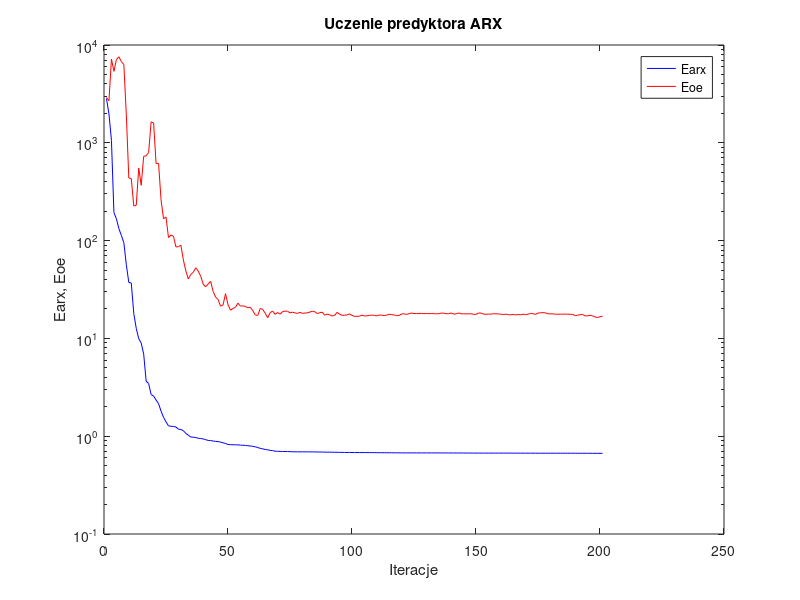
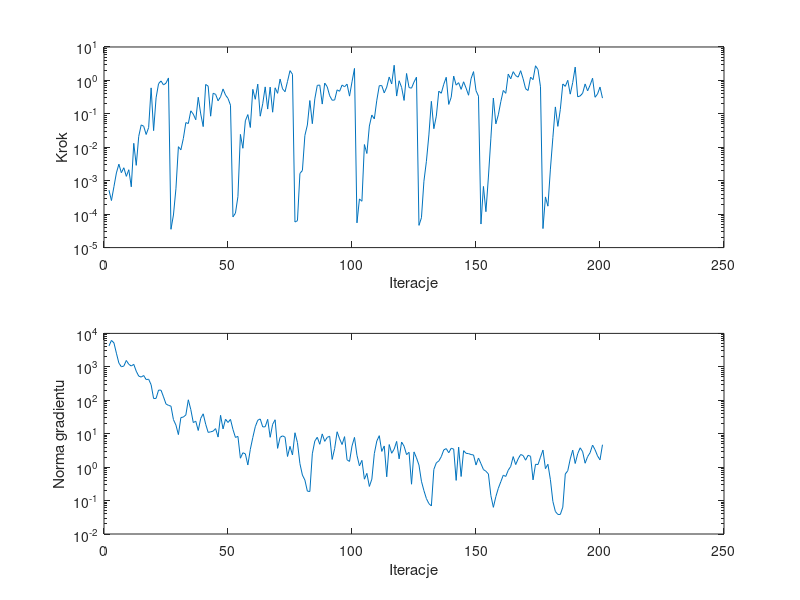

The MATLAB source for these figures, in order:
%uczenie predyktora arx
clear all;
n=0; farx(n+1)=2.827852e+003; foe(n+1)=2.909656e+003; wspucz(n+1)=0.000000e+000; ng(n+1)=0.000000e+000;
%odnowa zmiennej metryki
n=1; farx(n+1)=1.973774e+003; foe(n+1)=2.693031e+003; krok(n+1)=5.219242e-004; ng(n+1)=4.208688e+003;
n=2; farx(n+1)=1.061002e+003; foe(n+1)=7.183114e+003; krok(n+1)=2.554609e-004; ng(n+1)=6.166268e+003;
n=3; farx(n+1)=1.932434e+002; foe(n+1)=5.381156e+003; krok(n+1)=6.618879e-004; ng(n+1)=5.225833e+003;
n=4; farx(n+1)=1.672422e+002; foe(n+1)=7.098460e+003; krok(n+1)=1.713514e-003; ng(n+1)=2.556071e+003;
n=5; farx(n+1)=1.327701e+002; foe(n+1)=7.582309e+003; krok(n+1)=3.127439e-003; ng(n+1)=1.294237e+003;
n=6; farx(n+1)=1.129019e+002; foe(n+1)=6.762477e+003; krok(n+1)=1.736904e-003; ng(n+1)=1.001772e+003;
n=7; farx(n+1)=9.517900e+001; foe(n+1)=6.305292e+003; krok(n+1)=2.444561e-003; ng(n+1)=1.057195e+003;
n=8; farx(n+1)=5.664847e+001; foe(n+1)=1.932536e+003; krok(n+1)=1.350546e-003; ng(n+1)=1.550475e+003;
n=9; farx(n+1)=3.732648e+001; foe(n+1)=4.372438e+002; krok(n+1)=2.132304e-003; ng(n+1)=1.190054e+003;
n=10; farx(n+1)=3.680926e+001; foe(n+1)=4.314406e+002; krok(n+1)=6.586506e-004; ng(n+1)=1.058945e+003;
n=11; farx(n+1)=1.798913e+001; foe(n+1)=2.259351e+002; krok(n+1)=1.315303e-002; ng(n+1)=1.185800e+003;
n=12; farx(n+1)=1.267837e+001; foe(n+1)=2.296229e+002; krok(n+1)=2.883948e-003; ng(n+1)=7.407964e+002;
n=13; farx(n+1)=9.951261e+000; foe(n+1)=5.506686e+002; krok(n+1)=2.117616e-002; ng(n+1)=5.275882e+002;
n=14; farx(n+1)=8.980368e+000; foe(n+1)=3.680279e+002; krok(n+1)=4.674985e-002; ng(n+1)=4.943271e+002;
n=15; farx(n+1)=6.909995e+000; foe(n+1)=7.265853e+002; krok(n+1)=4.254539e-002; ng(n+1)=5.497763e+002;
n=16; farx(n+1)=3.651174e+000; foe(n+1)=7.369283e+002; krok(n+1)=2.414071e-002; ng(n+1)=4.155870e+002;
n=17; farx(n+1)=3.462167e+000; foe(n+1)=7.948507e+002; krok(n+1)=3.904156e-002; ng(n+1)=4.252625e+002;
n=18; farx(n+1)=2.664654e+000; foe(n+1)=1.638238e+003; krok(n+1)=5.980518e-001; ng(n+1)=2.911908e+002;
n=19; farx(n+1)=2.569382e+000; foe(n+1)=1.594348e+003; krok(n+1)=3.153338e-002; ng(n+1)=1.127726e+002;
n=20; farx(n+1)=2.343917e+000; foe(n+1)=6.129305e+002; krok(n+1)=3.017106e-001; ng(n+1)=1.138318e+002;
n=21; farx(n+1)=2.150225e+000; foe(n+1)=6.170869e+002; krok(n+1)=8.008859e-001; ng(n+1)=2.015579e+002;
n=22; farx(n+1)=1.805856e+000; foe(n+1)=2.613565e+002; krok(n+1)=9.622339e-001; ng(n+1)=1.997548e+002;
n=23; farx(n+1)=1.560016e+000; foe(n+1)=1.670317e+002; krok(n+1)=7.310195e-001; ng(n+1)=1.259652e+002;
n=24; farx(n+1)=1.400953e+000; foe(n+1)=1.745183e+002; krok(n+1)=8.328011e-001; ng(n+1)=7.738896e+001;
n=25; farx(n+1)=1.276948e+000; foe(n+1)=1.073587e+002; krok(n+1)=1.185073e+000; ng(n+1)=7.037492e+001;
%odnowa zmiennej metryki
n=26; farx(n+1)=1.263000e+000; foe(n+1)=1.141580e+002; krok(n+1)=3.527374e-005; ng(n+1)=6.670796e+001;
n=27; farx(n+1)=1.258254e+000; foe(n+1)=1.106692e+002; krok(n+1)=9.441524e-005; ng(n+1)=2.636939e+001;
n=28; farx(n+1)=1.242580e+000; foe(n+1)=8.618332e+001; krok(n+1)=5.734420e-004; ng(n+1)=1.812645e+001;
n=29; farx(n+1)=1.180724e+000; foe(n+1)=8.666218e+001; krok(n+1)=1.042882e-002; ng(n+1)=9.398261e+000;
n=30; farx(n+1)=1.169895e+000; foe(n+1)=8.978118e+001; krok(n+1)=8.403478e-003; ng(n+1)=3.041177e+001;
n=31; farx(n+1)=1.137657e+000; foe(n+1)=6.353816e+001; krok(n+1)=1.850334e-002; ng(n+1)=3.146251e+001;
n=32; farx(n+1)=1.068703e+000; foe(n+1)=4.899125e+001; krok(n+1)=5.483245e-002; ng(n+1)=3.636088e+001;
n=33; farx(n+1)=1.023234e+000; foe(n+1)=4.052009e+001; krok(n+1)=5.123880e-002; ng(n+1)=1.032382e+002;
n=34; farx(n+1)=9.810862e-001; foe(n+1)=4.503118e+001; krok(n+1)=1.232442e-001; ng(n+1)=5.272824e+001;
n=35; farx(n+1)=9.771352e-001; foe(n+1)=4.747955e+001; krok(n+1)=9.809225e-002; ng(n+1)=2.153865e+001;
n=36; farx(n+1)=9.683882e-001; foe(n+1)=5.270509e+001; krok(n+1)=6.659479e-002; ng(n+1)=2.360628e+001;
n=37; farx(n+1)=9.531864e-001; foe(n+1)=4.877269e+001; krok(n+1)=3.138666e-001; ng(n+1)=1.247084e+001;
n=38; farx(n+1)=9.467975e-001; foe(n+1)=4.315713e+001; krok(n+1)=9.957579e-002; ng(n+1)=2.878071e+001;
n=39; farx(n+1)=9.381632e-001; foe(n+1)=3.593526e+001; krok(n+1)=4.155078e-002; ng(n+1)=3.934383e+001;
n=40; farx(n+1)=9.215184e-001; foe(n+1)=3.362337e+001; krok(n+1)=7.571530e-001; ng(n+1)=1.917840e+001;
n=41; farx(n+1)=9.054155e-001; foe(n+1)=3.600881e+001; krok(n+1)=6.751168e-001; ng(n+1)=1.092929e+001;
n=42; farx(n+1)=9.028805e-001; foe(n+1)=3.828861e+001; krok(n+1)=8.512166e-002; ng(n+1)=1.136974e+001;
n=43; farx(n+1)=8.923030e-001; foe(n+1)=3.024336e+001; krok(n+1)=4.126070e-001; ng(n+1)=1.190703e+001;
n=44; farx(n+1)=8.856555e-001; foe(n+1)=2.640336e+001; krok(n+1)=3.838379e-001; ng(n+1)=1.419542e+001;
n=45; farx(n+1)=8.821758e-001; foe(n+1)=2.500926e+001; krok(n+1)=2.457675e-001; ng(n+1)=7.927101e+000;
n=46; farx(n+1)=8.697533e-001; foe(n+1)=2.134311e+001; krok(n+1)=3.240219e-001; ng(n+1)=3.553580e+001;
n=47; farx(n+1)=8.558772e-001; foe(n+1)=2.198013e+001; krok(n+1)=5.558705e-001; ng(n+1)=1.392405e+001;
n=48; farx(n+1)=8.419553e-001; foe(n+1)=2.866404e+001; krok(n+1)=3.655097e-001; ng(n+1)=2.716308e+001;
n=49; farx(n+1)=8.241167e-001; foe(n+1)=2.216317e+001; krok(n+1)=2.893371e-001; ng(n+1)=2.162600e+001;
n=50; farx(n+1)=8.189680e-001; foe(n+1)=1.942552e+001; krok(n+1)=1.818254e-001; ng(n+1)=2.679407e+001;
%odnowa zmiennej metryki
n=51; farx(n+1)=8.176035e-001; foe(n+1)=2.022068e+001; krok(n+1)=8.286257e-005; ng(n+1)=1.338872e+001;
n=52; farx(n+1)=8.171194e-001; foe(n+1)=2.080590e+001; krok(n+1)=1.070782e-004; ng(n+1)=7.727633e+000;
n=53; farx(n+1)=8.153670e-001; foe(n+1)=2.293010e+001; krok(n+1)=3.348253e-004; ng(n+1)=8.309544e+000;
n=54; farx(n+1)=8.091865e-001; foe(n+1)=2.142382e+001; krok(n+1)=2.428721e-002; ng(n+1)=1.848337e+000;
n=55; farx(n+1)=8.084306e-001; foe(n+1)=2.151417e+001; krok(n+1)=9.348086e-003; ng(n+1)=2.692383e+000;
n=56; farx(n+1)=8.051587e-001; foe(n+1)=2.123025e+001; krok(n+1)=6.208155e-002; ng(n+1)=2.490558e+000;
n=57; farx(n+1)=7.981982e-001; foe(n+1)=2.055062e+001; krok(n+1)=9.513510e-002; ng(n+1)=1.160498e+000;
n=58; farx(n+1)=7.954386e-001; foe(n+1)=2.080237e+001; krok(n+1)=3.907153e-002; ng(n+1)=3.410069e+000;
n=59; farx(n+1)=7.871681e-001; foe(n+1)=1.920289e+001; krok(n+1)=5.419562e-001; ng(n+1)=7.695088e+000;
n=60; farx(n+1)=7.793959e-001; foe(n+1)=1.737445e+001; krok(n+1)=2.730638e-001; ng(n+1)=1.617669e+001;
n=61; farx(n+1)=7.654236e-001; foe(n+1)=1.720218e+001; krok(n+1)=7.744164e-001; ng(n+1)=2.531900e+001;
n=62; farx(n+1)=7.515116e-001; foe(n+1)=2.024856e+001; krok(n+1)=8.512166e-002; ng(n+1)=2.758189e+001;
n=63; farx(n+1)=7.428957e-001; foe(n+1)=1.982974e+001; krok(n+1)=2.001704e-001; ng(n+1)=1.597225e+001;
n=64; farx(n+1)=7.313311e-001; foe(n+1)=1.807865e+001; krok(n+1)=6.400584e-001; ng(n+1)=1.609399e+001;
n=65; farx(n+1)=7.261619e-001; foe(n+1)=1.625050e+001; krok(n+1)=1.390811e-001; ng(n+1)=2.692468e+001;
n=66; farx(n+1)=7.158747e-001; foe(n+1)=1.833770e+001; krok(n+1)=6.310298e-001; ng(n+1)=7.803685e+000;
n=67; farx(n+1)=7.124767e-001; foe(n+1)=1.906226e+001; krok(n+1)=1.119739e-001; ng(n+1)=1.906583e+001;
n=68; farx(n+1)=7.028937e-001; foe(n+1)=1.760425e+001; krok(n+1)=6.011939e-001; ng(n+1)=2.609631e+001;
n=69; farx(n+1)=7.005664e-001; foe(n+1)=1.841807e+001; krok(n+1)=4.110512e-001; ng(n+1)=3.643106e+000;
n=70; farx(n+1)=6.987713e-001; foe(n+1)=1.772046e+001; krok(n+1)=1.098329e+000; ng(n+1)=7.762543e+000;
n=71; farx(n+1)=6.980172e-001; foe(n+1)=1.877596e+001; krok(n+1)=5.600723e-001; ng(n+1)=8.623383e+000;
n=72; farx(n+1)=6.974777e-001; foe(n+1)=1.899992e+001; krok(n+1)=4.584756e-001; ng(n+1)=7.892947e+000;
n=73; farx(n+1)=6.966984e-001; foe(n+1)=1.898793e+001; krok(n+1)=9.372047e-001; ng(n+1)=2.082771e+000;
n=74; farx(n+1)=6.951989e-001; foe(n+1)=1.822089e+001; krok(n+1)=1.961202e+000; ng(n+1)=4.183828e+000;
n=75; farx(n+1)=6.929348e-001; foe(n+1)=1.852577e+001; krok(n+1)=1.522431e+000; ng(n+1)=2.306290e+000;
%odnowa zmiennej metryki
n=76; farx(n+1)=6.924471e-001; foe(n+1)=1.823864e+001; krok(n+1)=5.815705e-005; ng(n+1)=1.067048e+001;
n=77; farx(n+1)=6.923353e-001; foe(n+1)=1.800177e+001; krok(n+1)=6.371327e-005; ng(n+1)=5.436035e+000;
n=78; farx(n+1)=6.921759e-001; foe(n+1)=1.846878e+001; krok(n+1)=1.651908e-003; ng(n+1)=1.273576e+000;
n=79; farx(n+1)=6.921096e-001; foe(n+1)=1.802535e+001; krok(n+1)=2.021294e-003; ng(n+1)=5.797905e-001;
n=80; farx(n+1)=6.918931e-001; foe(n+1)=1.819160e+001; krok(n+1)=2.252562e-002; ng(n+1)=4.109341e-001;
n=81; farx(n+1)=6.918340e-001; foe(n+1)=1.822439e+001; krok(n+1)=4.641307e-002; ng(n+1)=1.913815e-001;
n=82; farx(n+1)=6.913548e-001; foe(n+1)=1.859990e+001; krok(n+1)=2.502884e-001; ng(n+1)=1.862860e-001;
n=83; farx(n+1)=6.910152e-001; foe(n+1)=1.894410e+001; krok(n+1)=5.079872e-002; ng(n+1)=2.502387e+000;
n=84; farx(n+1)=6.906058e-001; foe(n+1)=1.873749e+001; krok(n+1)=2.800362e-001; ng(n+1)=6.013540e+000;
n=85; farx(n+1)=6.899316e-001; foe(n+1)=1.791929e+001; krok(n+1)=7.113726e-001; ng(n+1)=7.819440e+000;
n=86; farx(n+1)=6.890983e-001; foe(n+1)=1.836048e+001; krok(n+1)=7.271671e-001; ng(n+1)=4.822545e+000;
n=87; farx(n+1)=6.887193e-001; foe(n+1)=1.854037e+001; krok(n+1)=1.961845e-001; ng(n+1)=9.856003e+000;
n=88; farx(n+1)=6.874111e-001; foe(n+1)=1.727034e+001; krok(n+1)=8.343808e-001; ng(n+1)=5.903009e+000;
n=89; farx(n+1)=6.867935e-001; foe(n+1)=1.776938e+001; krok(n+1)=6.480438e-001; ng(n+1)=7.744097e+000;
n=90; farx(n+1)=6.863625e-001; foe(n+1)=1.738805e+001; krok(n+1)=3.477470e-001; ng(n+1)=8.404562e+000;
n=91; farx(n+1)=6.857451e-001; foe(n+1)=1.694678e+001; krok(n+1)=2.554195e-001; ng(n+1)=1.699411e+000;
n=92; farx(n+1)=6.849592e-001; foe(n+1)=1.719636e+001; krok(n+1)=2.592992e-001; ng(n+1)=3.596472e+000;
n=93; farx(n+1)=6.842666e-001; foe(n+1)=1.846083e+001; krok(n+1)=5.223159e-001; ng(n+1)=1.142714e+001;
n=94; farx(n+1)=6.835454e-001; foe(n+1)=1.766770e+001; krok(n+1)=4.735540e-001; ng(n+1)=7.012068e+000;
n=95; farx(n+1)=6.829080e-001; foe(n+1)=1.720577e+001; krok(n+1)=7.273018e-001; ng(n+1)=4.746992e+000;
n=96; farx(n+1)=6.825305e-001; foe(n+1)=1.725080e+001; krok(n+1)=6.449478e-001; ng(n+1)=8.170500e+000;
n=97; farx(n+1)=6.821812e-001; foe(n+1)=1.739295e+001; krok(n+1)=7.739151e-001; ng(n+1)=1.655091e+000;
n=98; farx(n+1)=6.818945e-001; foe(n+1)=1.778981e+001; krok(n+1)=3.390079e-001; ng(n+1)=1.482518e+000;
n=99; farx(n+1)=6.813497e-001; foe(n+1)=1.719609e+001; krok(n+1)=9.073805e-001; ng(n+1)=4.276809e+000;
n=100; farx(n+1)=6.804166e-001; foe(n+1)=1.680675e+001; krok(n+1)=2.285620e+000; ng(n+1)=7.752786e+000;
%odnowa zmiennej metryki
n=101; farx(n+1)=6.803983e-001; foe(n+1)=1.682576e+001; krok(n+1)=5.493831e-005; ng(n+1)=2.260735e+000;
n=102; farx(n+1)=6.803697e-001; foe(n+1)=1.686778e+001; krok(n+1)=2.852628e-004; ng(n+1)=1.092161e+000;
n=103; farx(n+1)=6.803233e-001; foe(n+1)=1.730241e+001; krok(n+1)=2.431917e-004; ng(n+1)=1.592952e+000;
n=104; farx(n+1)=6.801398e-001; foe(n+1)=1.694594e+001; krok(n+1)=1.208515e-002; ng(n+1)=4.359566e-001;
n=105; farx(n+1)=6.799613e-001; foe(n+1)=1.703757e+001; krok(n+1)=6.518600e-003; ng(n+1)=6.506723e-001;
n=106; farx(n+1)=6.798021e-001; foe(n+1)=1.719833e+001; krok(n+1)=4.321748e-002; ng(n+1)=2.643634e-001;
n=107; farx(n+1)=6.794256e-001; foe(n+1)=1.729814e+001; krok(n+1)=9.228634e-002; ng(n+1)=4.372187e-001;
n=108; farx(n+1)=6.790838e-001; foe(n+1)=1.720339e+001; krok(n+1)=7.045190e-002; ng(n+1)=2.539063e+000;
n=109; farx(n+1)=6.787512e-001; foe(n+1)=1.697274e+001; krok(n+1)=2.557116e-001; ng(n+1)=6.023929e+000;
n=110; farx(n+1)=6.783947e-001; foe(n+1)=1.736349e+001; krok(n+1)=6.954939e-001; ng(n+1)=8.725433e+000;
n=111; farx(n+1)=6.779314e-001; foe(n+1)=1.728120e+001; krok(n+1)=7.011953e-001; ng(n+1)=2.951477e+000;
n=112; farx(n+1)=6.778388e-001; foe(n+1)=1.713363e+001; krok(n+1)=4.228884e-001; ng(n+1)=4.305102e+000;
n=113; farx(n+1)=6.776036e-001; foe(n+1)=1.726066e+001; krok(n+1)=6.291515e-001; ng(n+1)=5.148386e-001;
n=114; farx(n+1)=6.774133e-001; foe(n+1)=1.767677e+001; krok(n+1)=1.264530e+000; ng(n+1)=4.735836e+000;
n=115; farx(n+1)=6.771286e-001; foe(n+1)=1.750097e+001; krok(n+1)=7.847380e-001; ng(n+1)=2.601677e+000;
n=116; farx(n+1)=6.765628e-001; foe(n+1)=1.734201e+001; krok(n+1)=2.845490e+000; ng(n+1)=3.455530e+000;
n=117; farx(n+1)=6.763252e-001; foe(n+1)=1.708697e+001; krok(n+1)=3.403631e-001; ng(n+1)=5.884926e+000;
n=118; farx(n+1)=6.757207e-001; foe(n+1)=1.715907e+001; krok(n+1)=9.769152e-001; ng(n+1)=1.769058e+000;
n=119; farx(n+1)=6.755200e-001; foe(n+1)=1.780373e+001; krok(n+1)=6.212565e-001; ng(n+1)=5.645354e+000;
n=120; farx(n+1)=6.752770e-001; foe(n+1)=1.783535e+001; krok(n+1)=2.519998e-001; ng(n+1)=4.216561e+000;
n=121; farx(n+1)=6.750825e-001; foe(n+1)=1.759686e+001; krok(n+1)=1.613595e+000; ng(n+1)=2.365437e+000;
n=122; farx(n+1)=6.750291e-001; foe(n+1)=1.789761e+001; krok(n+1)=6.113321e-001; ng(n+1)=2.778866e+000;
n=123; farx(n+1)=6.749702e-001; foe(n+1)=1.817294e+001; krok(n+1)=5.870903e-001; ng(n+1)=3.084447e-001;
n=124; farx(n+1)=6.748816e-001; foe(n+1)=1.794655e+001; krok(n+1)=8.913350e-001; ng(n+1)=2.856208e+000;
n=125; farx(n+1)=6.748200e-001; foe(n+1)=1.795423e+001; krok(n+1)=1.250289e+000; ng(n+1)=1.892989e+000;
%odnowa zmiennej metryki
n=126; farx(n+1)=6.748158e-001; foe(n+1)=1.799221e+001; krok(n+1)=4.621507e-005; ng(n+1)=1.152166e+000;
n=127; farx(n+1)=6.748150e-001; foe(n+1)=1.800614e+001; krok(n+1)=7.813213e-005; ng(n+1)=3.775459e-001;
n=128; farx(n+1)=6.748125e-001; foe(n+1)=1.790529e+001; krok(n+1)=9.676779e-004; ng(n+1)=1.982645e-001;
n=129; farx(n+1)=6.748091e-001; foe(n+1)=1.796852e+001; krok(n+1)=3.816075e-003; ng(n+1)=1.146357e-001;
n=130; farx(n+1)=6.747990e-001; foe(n+1)=1.791480e+001; krok(n+1)=2.340953e-002; ng(n+1)=8.114428e-002;
n=131; farx(n+1)=6.747259e-001; foe(n+1)=1.794643e+001; krok(n+1)=2.367301e-001; ng(n+1)=6.884629e-002;
n=132; farx(n+1)=6.747050e-001; foe(n+1)=1.789691e+001; krok(n+1)=3.598781e-002; ng(n+1)=8.549736e-001;
n=133; farx(n+1)=6.746930e-001; foe(n+1)=1.787587e+001; krok(n+1)=8.554146e-002; ng(n+1)=1.345421e+000;
n=134; farx(n+1)=6.746349e-001; foe(n+1)=1.785860e+001; krok(n+1)=4.770341e-001; ng(n+1)=1.530832e+000;
n=135; farx(n+1)=6.745045e-001; foe(n+1)=1.817328e+001; krok(n+1)=4.128102e-001; ng(n+1)=2.058737e+000;
n=136; farx(n+1)=6.743627e-001; foe(n+1)=1.808993e+001; krok(n+1)=7.679697e-001; ng(n+1)=3.272658e+000;
n=137; farx(n+1)=6.741155e-001; foe(n+1)=1.789396e+001; krok(n+1)=1.240540e+000; ng(n+1)=3.583044e+000;
n=138; farx(n+1)=6.739987e-001; foe(n+1)=1.788175e+001; krok(n+1)=1.914311e-001; ng(n+1)=2.690855e+000;
n=139; farx(n+1)=6.739059e-001; foe(n+1)=1.820959e+001; krok(n+1)=3.134036e-001; ng(n+1)=3.666354e+000;
n=140; farx(n+1)=6.736191e-001; foe(n+1)=1.768381e+001; krok(n+1)=1.348916e+000; ng(n+1)=3.462348e+000;
n=141; farx(n+1)=6.735130e-001; foe(n+1)=1.783744e+001; krok(n+1)=7.238598e-001; ng(n+1)=4.012864e-001;
n=142; farx(n+1)=6.733516e-001; foe(n+1)=1.819330e+001; krok(n+1)=8.575247e-001; ng(n+1)=3.962225e+000;
n=143; farx(n+1)=6.732709e-001; foe(n+1)=1.783697e+001; krok(n+1)=5.403833e-001; ng(n+1)=5.244495e-001;
n=144; farx(n+1)=6.730988e-001; foe(n+1)=1.785815e+001; krok(n+1)=9.110982e-001; ng(n+1)=3.103280e+000;
n=145; farx(n+1)=6.730010e-001; foe(n+1)=1.782354e+001; krok(n+1)=5.885355e-001; ng(n+1)=2.587510e+000;
n=146; farx(n+1)=6.728977e-001; foe(n+1)=1.782006e+001; krok(n+1)=3.604099e-001; ng(n+1)=2.539972e+000;
n=147; farx(n+1)=6.726111e-001; foe(n+1)=1.787709e+001; krok(n+1)=1.120145e+000; ng(n+1)=2.379069e+000;
n=148; farx(n+1)=6.722408e-001; foe(n+1)=1.761924e+001; krok(n+1)=1.833637e+000; ng(n+1)=2.311800e+000;
n=149; farx(n+1)=6.720852e-001; foe(n+1)=1.762983e+001; krok(n+1)=4.951781e-001; ng(n+1)=1.157208e+000;
n=150; farx(n+1)=6.719499e-001; foe(n+1)=1.816581e+001; krok(n+1)=3.381117e-001; ng(n+1)=1.874436e+000;
%odnowa zmiennej metryki
n=151; farx(n+1)=6.719433e-001; foe(n+1)=1.816627e+001; krok(n+1)=5.062882e-005; ng(n+1)=1.267565e+000;
n=152; farx(n+1)=6.719000e-001; foe(n+1)=1.773507e+001; krok(n+1)=6.750897e-004; ng(n+1)=8.477991e-001;
n=153; farx(n+1)=6.718954e-001; foe(n+1)=1.764565e+001; krok(n+1)=1.185248e-004; ng(n+1)=7.524126e-001;
n=154; farx(n+1)=6.718599e-001; foe(n+1)=1.774460e+001; krok(n+1)=1.290694e-003; ng(n+1)=6.263366e-001;
n=155; farx(n+1)=6.718369e-001; foe(n+1)=1.767944e+001; krok(n+1)=1.873553e-002; ng(n+1)=1.410593e-001;
n=156; farx(n+1)=6.717686e-001; foe(n+1)=1.787677e+001; krok(n+1)=2.972657e-001; ng(n+1)=6.276491e-002;
n=157; farx(n+1)=6.717520e-001; foe(n+1)=1.786765e+001; krok(n+1)=5.018717e-002; ng(n+1)=1.308697e-001;
n=158; farx(n+1)=6.717212e-001; foe(n+1)=1.779791e+001; krok(n+1)=9.363811e-002; ng(n+1)=2.330735e-001;
n=159; farx(n+1)=6.716541e-001; foe(n+1)=1.766988e+001; krok(n+1)=2.317569e-001; ng(n+1)=3.661108e-001;
n=160; farx(n+1)=6.716093e-001; foe(n+1)=1.755813e+001; krok(n+1)=5.007363e-001; ng(n+1)=5.742192e-001;
n=161; farx(n+1)=6.715589e-001; foe(n+1)=1.767738e+001; krok(n+1)=4.112198e-001; ng(n+1)=5.263352e-001;
n=162; farx(n+1)=6.715065e-001; foe(n+1)=1.751766e+001; krok(n+1)=1.545005e+000; ng(n+1)=8.090423e-001;
n=163; farx(n+1)=6.714455e-001; foe(n+1)=1.742282e+001; krok(n+1)=1.119298e+000; ng(n+1)=1.051786e+000;
n=164; farx(n+1)=6.713281e-001; foe(n+1)=1.758032e+001; krok(n+1)=1.829080e+000; ng(n+1)=2.065532e+000;
n=165; farx(n+1)=6.712255e-001; foe(n+1)=1.738997e+001; krok(n+1)=1.390988e+000; ng(n+1)=1.193783e+000;
n=166; farx(n+1)=6.711323e-001; foe(n+1)=1.754839e+001; krok(n+1)=1.252846e+000; ng(n+1)=1.769877e+000;
n=167; farx(n+1)=6.710133e-001; foe(n+1)=1.742951e+001; krok(n+1)=1.953830e+000; ng(n+1)=2.385790e+000;
n=168; farx(n+1)=6.708797e-001; foe(n+1)=1.768991e+001; krok(n+1)=1.119298e+000; ng(n+1)=2.223376e+000;
n=169; farx(n+1)=6.707778e-001; foe(n+1)=1.755054e+001; krok(n+1)=5.642809e-001; ng(n+1)=1.613185e+000;
n=170; farx(n+1)=6.706988e-001; foe(n+1)=1.767333e+001; krok(n+1)=4.992693e-001; ng(n+1)=2.256405e+000;
n=171; farx(n+1)=6.706313e-001; foe(n+1)=1.801491e+001; krok(n+1)=1.249190e+000; ng(n+1)=2.109554e+000;
n=172; farx(n+1)=6.705597e-001; foe(n+1)=1.788598e+001; krok(n+1)=1.056325e+000; ng(n+1)=4.162933e-001;
n=173; farx(n+1)=6.704311e-001; foe(n+1)=1.760069e+001; krok(n+1)=2.742889e+000; ng(n+1)=1.218378e+000;
n=174; farx(n+1)=6.703003e-001; foe(n+1)=1.814943e+001; krok(n+1)=2.112649e+000; ng(n+1)=1.193841e+000;
n=175; farx(n+1)=6.701136e-001; foe(n+1)=1.829016e+001; krok(n+1)=6.455021e-001; ng(n+1)=1.990335e+000;
%odnowa zmiennej metryki
n=176; farx(n+1)=6.700813e-001; foe(n+1)=1.833359e+001; krok(n+1)=3.705547e-005; ng(n+1)=3.236019e+000;
n=177; farx(n+1)=6.700613e-001; foe(n+1)=1.824017e+001; krok(n+1)=3.276764e-004; ng(n+1)=9.016942e-001;
n=178; farx(n+1)=6.700352e-001; foe(n+1)=1.784193e+001; krok(n+1)=1.733806e-004; ng(n+1)=1.217530e+000;
n=179; farx(n+1)=6.700127e-001; foe(n+1)=1.785429e+001; krok(n+1)=2.224854e-003; ng(n+1)=4.210640e-001;
n=180; farx(n+1)=6.700023e-001; foe(n+1)=1.780452e+001; krok(n+1)=1.975379e-002; ng(n+1)=9.421115e-002;
n=181; farx(n+1)=6.699772e-001; foe(n+1)=1.769069e+001; krok(n+1)=1.611570e-001; ng(n+1)=4.728491e-002;
n=182; farx(n+1)=6.699716e-001; foe(n+1)=1.766123e+001; krok(n+1)=4.226038e-002; ng(n+1)=3.849813e-002;
n=183; farx(n+1)=6.699583e-001; foe(n+1)=1.768271e+001; krok(n+1)=1.354890e-001; ng(n+1)=3.847744e-002;
n=184; farx(n+1)=6.698413e-001; foe(n+1)=1.773059e+001; krok(n+1)=7.847380e-001; ng(n+1)=6.352514e-002;
n=185; farx(n+1)=6.698110e-001; foe(n+1)=1.765900e+001; krok(n+1)=6.639102e-001; ng(n+1)=6.226923e-001;
n=186; farx(n+1)=6.697616e-001; foe(n+1)=1.771419e+001; krok(n+1)=1.009068e+000; ng(n+1)=7.792593e-001;
n=187; farx(n+1)=6.697148e-001; foe(n+1)=1.759218e+001; krok(n+1)=3.885953e-001; ng(n+1)=1.759352e+000;
n=188; farx(n+1)=6.696015e-001; foe(n+1)=1.765531e+001; krok(n+1)=8.649503e-001; ng(n+1)=3.232101e+000;
n=189; farx(n+1)=6.694650e-001; foe(n+1)=1.705769e+001; krok(n+1)=2.505000e+000; ng(n+1)=1.284617e+000;
n=190; farx(n+1)=6.694119e-001; foe(n+1)=1.727214e+001; krok(n+1)=3.240219e-001; ng(n+1)=2.511792e+000;
n=191; farx(n+1)=6.693032e-001; foe(n+1)=1.747023e+001; krok(n+1)=3.427774e-001; ng(n+1)=3.782637e+000;
n=192; farx(n+1)=6.692454e-001; foe(n+1)=1.757183e+001; krok(n+1)=4.147513e-001; ng(n+1)=2.898620e+000;
n=193; farx(n+1)=6.691348e-001; foe(n+1)=1.696201e+001; krok(n+1)=7.847380e-001; ng(n+1)=1.308436e+000;
n=194; farx(n+1)=6.690571e-001; foe(n+1)=1.703691e+001; krok(n+1)=4.884576e-001; ng(n+1)=2.060138e+000;
n=195; farx(n+1)=6.689057e-001; foe(n+1)=1.723688e+001; krok(n+1)=7.203499e-001; ng(n+1)=2.689935e+000;
n=196; farx(n+1)=6.685596e-001; foe(n+1)=1.700524e+001; krok(n+1)=1.162605e+000; ng(n+1)=4.567377e+000;
n=197; farx(n+1)=6.684407e-001; foe(n+1)=1.656184e+001; krok(n+1)=3.134036e-001; ng(n+1)=3.316065e+000;
n=198; farx(n+1)=6.682629e-001; foe(n+1)=1.633021e+001; krok(n+1)=3.923690e-001; ng(n+1)=2.171083e+000;
n=199; farx(n+1)=6.681119e-001; foe(n+1)=1.665839e+001; krok(n+1)=6.335709e-001; ng(n+1)=1.650680e+000;
n=200; farx(n+1)=6.679945e-001; foe(n+1)=1.686879e+001; krok(n+1)=2.957090e-001; ng(n+1)=4.679890e+000;

figure; semilogy(farx,'b'); hold on; semilogy(foe,'r'); xlabel('Iteracje'); ylabel('Earx, Eoe'); legend('Earx','Eoe'); title('Uczenie predyktora ARX');
figure; subplot(2,1,1); semilogy(krok); xlabel('Iteracje'); ylabel('Krok');
subplot(2,1,2); semilogy(ng); xlabel('Iteracje'); ylabel('Norma gradientu');
Earx=farx(n+1)
Eoe=foe(n+1)
